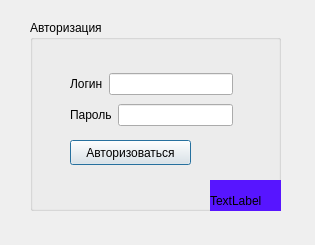
<?xml version="1.0" encoding="UTF-8"?>
<ui version="4.0">
 <class>Log</class>
 <widget class="QDialog" name="Log">
  <property name="geometry">
   <rect>
    <x>0</x>
    <y>0</y>
    <width>315</width>
    <height>245</height>
   </rect>
  </property>
  <property name="windowTitle">
   <string>Dialog</string>
  </property>
  <widget class="QGroupBox" name="groupBox">
   <property name="geometry">
    <rect>
     <x>30</x>
     <y>20</y>
     <width>251</width>
     <height>191</height>
    </rect>
   </property>
   <property name="title">
    <string>Авторизация</string>
   </property>
   <widget class="QPushButton" name="pushButton">
    <property name="geometry">
     <rect>
      <x>40</x>
      <y>120</y>
      <width>121</width>
      <height>25</height>
     </rect>
    </property>
    <property name="text">
     <string>Авторизоваться</string>
    </property>
   </widget>
   <widget class="QWidget" name="layoutWidget">
    <property name="geometry">
     <rect>
      <x>40</x>
      <y>50</y>
      <width>163</width>
      <height>61</height>
     </rect>
    </property>
    <layout class="QVBoxLayout" name="verticalLayout">
     <item>
      <layout class="QHBoxLayout" name="horizontalLayout">
       <item>
        <widget class="QLabel" name="label">
         <property name="text">
          <string>Логин</string>
         </property>
        </widget>
       </item>
       <item>
        <widget class="QLineEdit" name="login">
         <property name="enabled">
          <bool>true</bool>
         </property>
         <property name="clearButtonEnabled">
          <bool>false</bool>
         </property>
        </widget>
       </item>
      </layout>
     </item>
     <item>
      <layout class="QHBoxLayout" name="horizontalLayout_2">
       <item>
        <widget class="QLabel" name="label_2">
         <property name="text">
          <string>Пароль</string>
         </property>
        </widget>
       </item>
       <item>
        <widget class="QLineEdit" name="pass"/>
       </item>
      </layout>
     </item>
    </layout>
   </widget>
   <widget class="QLabel" name="RZv1">
    <property name="geometry">
     <rect>
      <x>210</x>
      <y>51</y>
      <width>21</width>
      <height>21</height>
     </rect>
    </property>
    <property name="text">
     <string/>
    </property>
   </widget>
   <widget class="QLabel" name="RZv2">
    <property name="geometry">
     <rect>
      <x>210</x>
      <y>80</y>
      <width>21</width>
      <height>21</height>
     </rect>
    </property>
    <property name="text">
     <string/>
    </property>
   </widget>
   <widget class="QLabel" name="label_3">
    <property name="geometry">
     <rect>
      <x>180</x>
      <y>160</y>
      <width>71</width>
      <height>41</height>
     </rect>
    </property>
    <property name="styleSheet">
     <string notr="true">background-color: rgb(87, 21, 255);</string>
    </property>
    <property name="text">
     <string>TextLabel</string>
    </property>
   </widget>
  </widget>
 </widget>
 <resources/>
 <connections/>
</ui>
